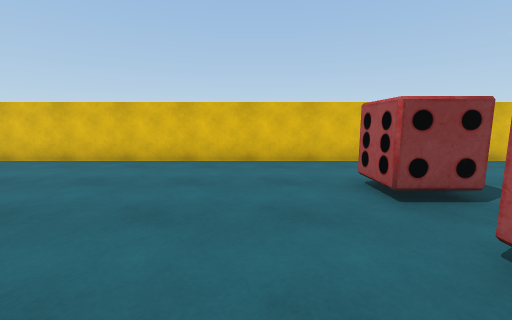
view 1 (above)

12 first-person views from a walk through a scene from a Unity 3-D project. The camera is 1.2 m above the floor, tilts 8° down and sees 90° across. The floor is counted in squares, 1 m on a side. Each view is taken from the middle of a square. On the plan, view 1 faces up. The plan holds only what a view shows up to about 12 squares ahead; the rest is blank. The place goes on beyond the plan. Some animated figures are not drawn.

view 2
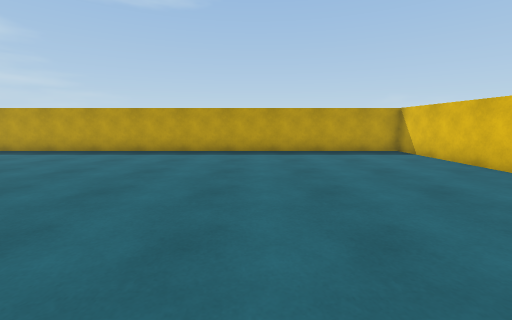

view 3
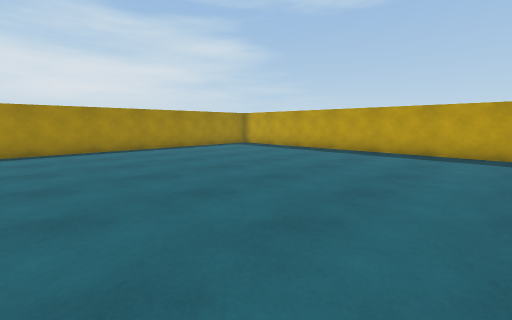

view 4
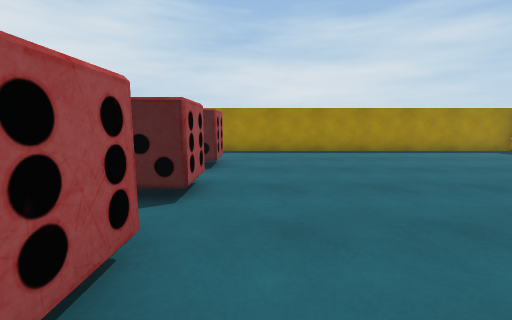

view 5
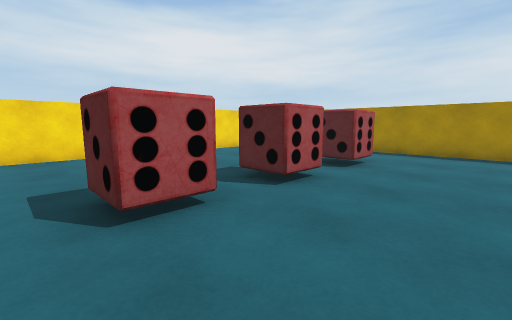

view 6
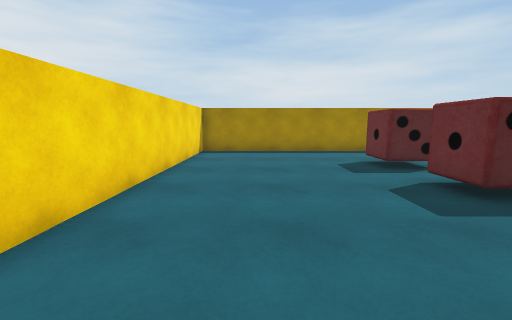

view 7
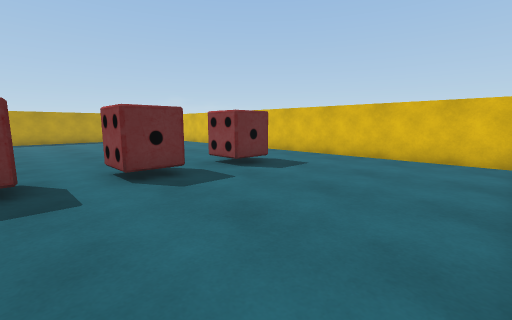

view 8
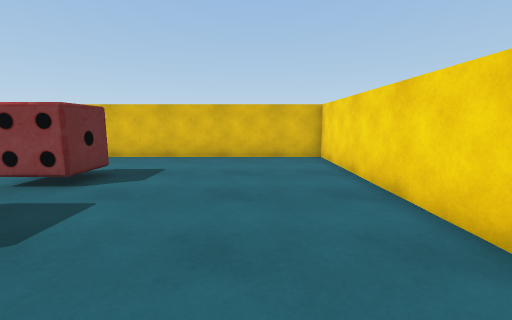

view 9
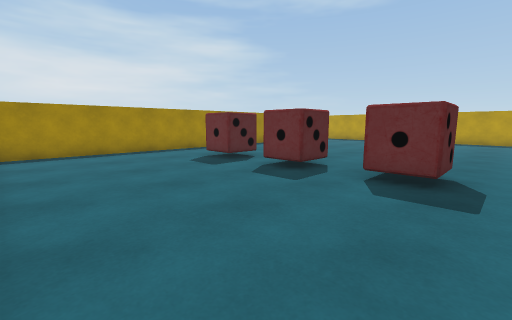

view 10
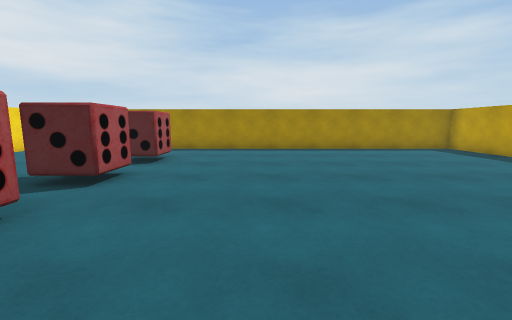

view 11
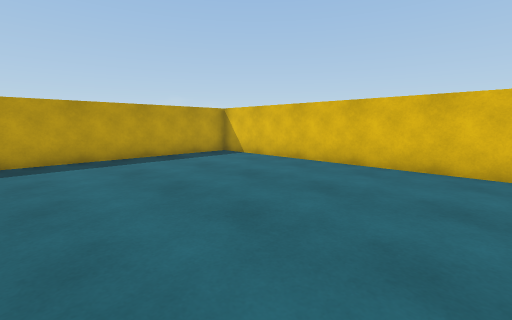

view 12
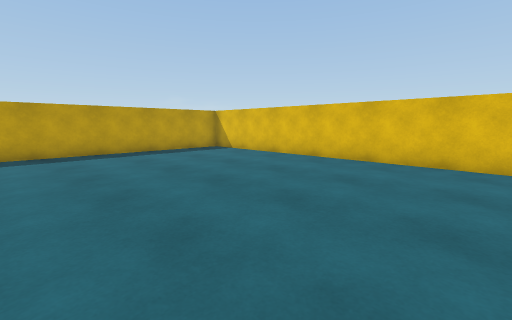

### Floor plan
Points are (right, up) in squares from view 1. A wall is a line through its corners. A room is listed if a view was taken in it or the views show most of it. See-through windows are left out.
Room 1 (views 1, 2, 3, 4, 5, 6, 7, 8, 9, 10, 11, 12)
walls: (2.1, -2.2) (2.1, -0.9) (3.5, -0.9) (3.5, -2.2); (2.1, -5.2) (2.1, -3.9) (3.5, -3.9) (3.5, -5.2); (3.5, 2.1) (3.5, 0.7) (2, 0.7); (2.1, -8.2) (2.1, -6.9) (3.5, -6.9) (3.5, -8.2); (3.5, 5.1) (3.5, 3.7) (2.1, 3.7) (2.1, 5.1); (-10.4, -11.5) (9.4, -11.5) (9.4, 8.3) (-10.4, 8.3) (-10.4, -11.5)

Where each view was taken, in squares from view 1:
view 1: 0 up, 0 right, facing up
view 2: 2 up, 1 right, facing left
view 3: 1 up, 1 right, facing down-left
view 4: 0 up, 1 right, facing down
view 5: 0 up, 1 left, facing down-right
view 6: 0 up, 7 right, facing down
view 7: 1 down, 9 right, facing up-left
view 8: 1 down, 7 right, facing up
view 9: 0 up, 9 right, facing down-left
view 10: 1 up, 1 left, facing down
view 11: 1 up, 1 left, facing up-left
view 12: 0 up, 1 right, facing up-left
